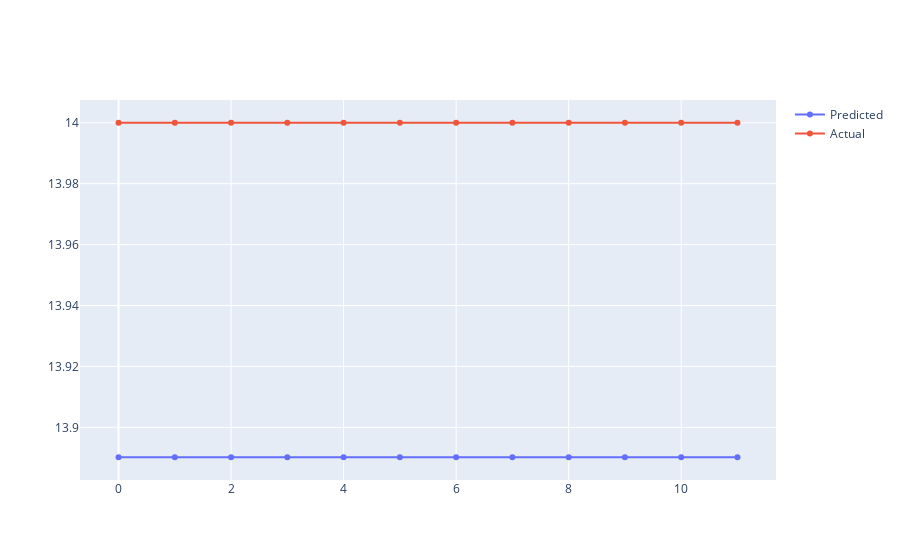

The code cell stored with this chart in its notebook:
### Code cell
# Testing the model
fig = go.Figure()
fig.add_trace(go.Scatter(
    x=list(range(len(X_test))),
    y=bst.predict(X_test),
    # color=[i % 48 for i in range(len(X_test))],
    name='Predicted',
),
)

fig.add_trace(go.Scatter(
    x=list(range(len(y_test))),
    y=y_test,
    name='Actual',
    ))

fig.show()

### Figure 1 — Plotly figure (JSON) as saved in the notebook; plotly's stock layout.template omitted (floating-point values rounded to 4 significant figures)
{"data": [{"name": "Predicted", "type": "scatter", "x": [0, 1, 2, 3, 4, 5, 6, 7, 8, 9, 10, 11], "y": [13.89, 13.89, 13.89, 13.89, 13.89, 13.89, 13.89, 13.89, 13.89, 13.89, 13.89, 13.89]}, {"name": "Actual", "type": "scatter", "x": [0, 1, 2, 3, 4, 5, 6, 7, 8, 9, 10, 11], "y": [14, 14, 14, 14, 14, 14, 14, 14, 14, 14, 14, 14]}], "layout": {}}
